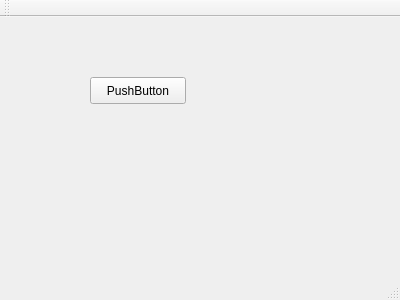
<?xml version="1.0" encoding="UTF-8"?>
<ui version="4.0">
 <class>MainWindow</class>
 <widget class="QMainWindow" name="MainWindow">
  <property name="geometry">
   <rect>
    <x>0</x>
    <y>0</y>
    <width>400</width>
    <height>300</height>
   </rect>
  </property>
  <property name="windowTitle">
   <string>MainWindow</string>
  </property>
  <widget class="QWidget" name="centralWidget">
   <widget class="QPushButton" name="pushButton">
    <property name="geometry">
     <rect>
      <x>90</x>
      <y>60</y>
      <width>96</width>
      <height>27</height>
     </rect>
    </property>
    <property name="text">
     <string>PushButton</string>
    </property>
   </widget>
  </widget>
  <widget class="QMenuBar" name="menuBar">
   <property name="geometry">
    <rect>
     <x>0</x>
     <y>0</y>
     <width>400</width>
     <height>25</height>
    </rect>
   </property>
  </widget>
  <widget class="QToolBar" name="mainToolBar">
   <attribute name="toolBarArea">
    <enum>TopToolBarArea</enum>
   </attribute>
   <attribute name="toolBarBreak">
    <bool>false</bool>
   </attribute>
  </widget>
  <widget class="QStatusBar" name="statusBar"/>
 </widget>
 <layoutdefault spacing="6" margin="11"/>
 <resources/>
 <connections/>
</ui>
